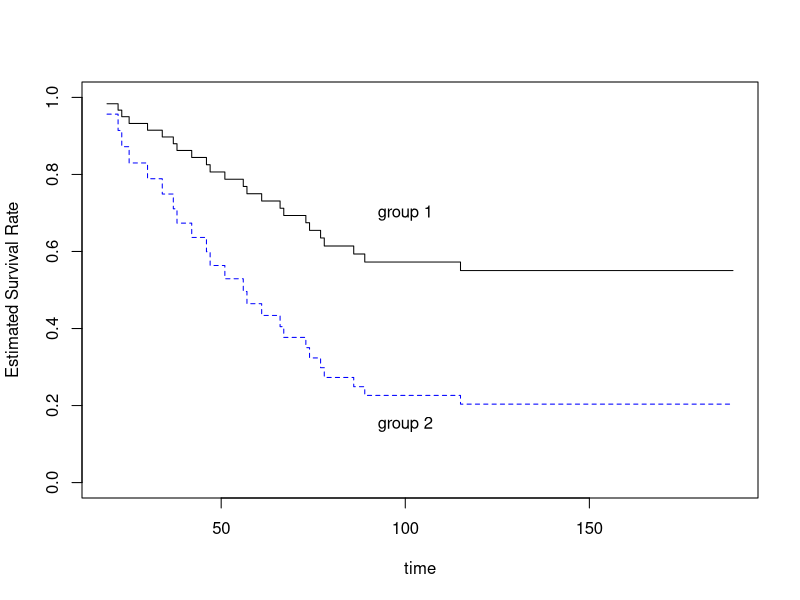
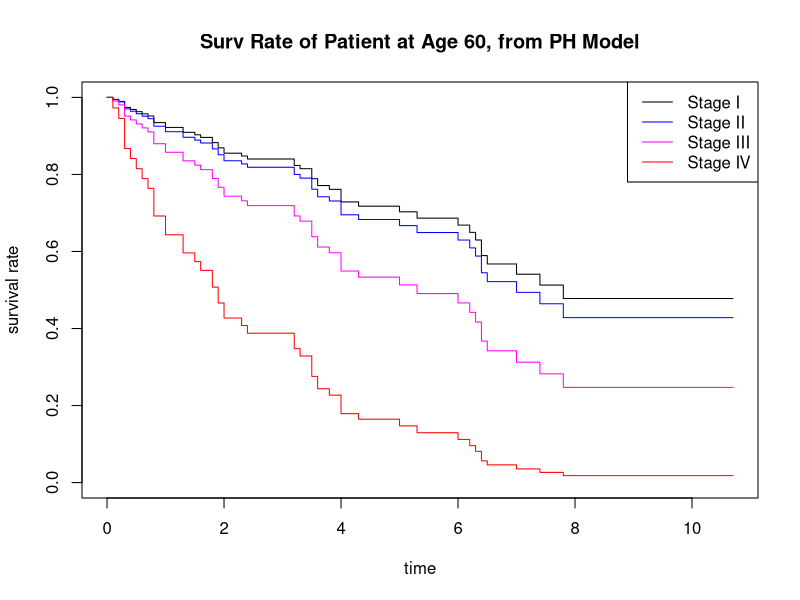
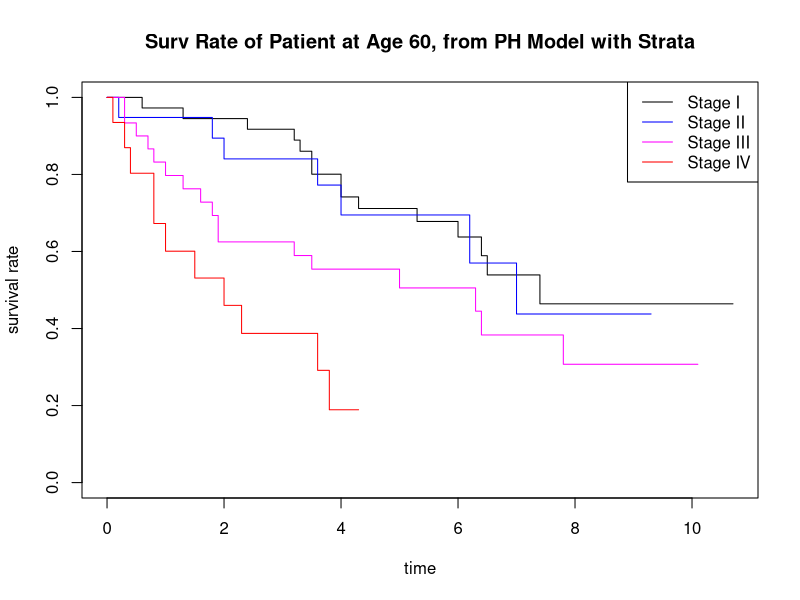

Generate these figures, in order, with R:
# this file contains code for Cox PH
# Standard PH and Stratification (time-dependent omitted)


library(survival)
library(KMsurv) # contains many interesting data sets
?coxph # note: ties, strata, tt

# standard cox ph
data(btrial)
fit=coxph(Surv(time,death)~im, data=btrial)
summary(fit)
# num of events is num of uncensored obs
# CI of HR exp(beta) is based on CI of beta
# interpretation of beta
# predict.coxph is with respect to mean covariate
#
# get survival function (including baseline hazard function) of a patient
S0=survfit(fit,newdata=data.frame(im=1)) # ?survfit.coxph,  estimate baseline h(t) to get the survival function
S1=survfit(fit,newdata=data.frame(im=2)) 
plot(S0$time,S0$surv,xlab='time',ylim=c(0,1),ylab='Estimated Survival Rate',type='s',lty=1) # evaluated at all times (censored or uncensored)
lines(S1$time,S1$surv,type='s',col='blue',lty=2)
text(x=100,y=0.7,'group 1')
text(x=100,y=0.15,'group 2') # with higher hazard/poorer survival


#########################################################
# cox ph with stratification
data(larynx)
# treat stage as factor (stage=1 as reference)
fit0=coxph(Surv(time,delta)~factor(stage)+age,data=larynx,ties='breslow') # with tied uncensored data
# estimate survival function for a 60 year old with stage 2
Sfit.ph=survfit(fit0,newdata=data.frame(age=60,stage=c(1,2,3,4))) # survival rate evaluated at every uncensored time point in the original data
summary(Sfit.ph)
plot(Sfit.ph,col=c('black','blue','magenta', 'red'),xlab='time',ylab='survival rate',main='Surv Rate of Patient at Age 60, from PH Model')
legend('topright',c('Stage I','Stage II','Stage III','Stage IV'),lty=1,col=c('black','blue','magenta', 'red'))
#
#
# fit cox with stratification
fit1=coxph(Surv(time,delta)~age+strata(stage),data=larynx,ties='breslow') 
summary(fit1)
Sfit.strata=survfit(fit1,newdata=data.frame(age=60,stage=c(1,2,3,4))) # write out model
plot(Sfit.strata,col=c('black','blue','magenta', 'red'),xlab='time',ylab='survival rate',main='Surv Rate of Patient at Age 60, from PH Model with Strata')
legend('topright',c('Stage I','Stage II','Stage III','Stage IV'),lty=1,col=c('black','blue','magenta', 'red'))


